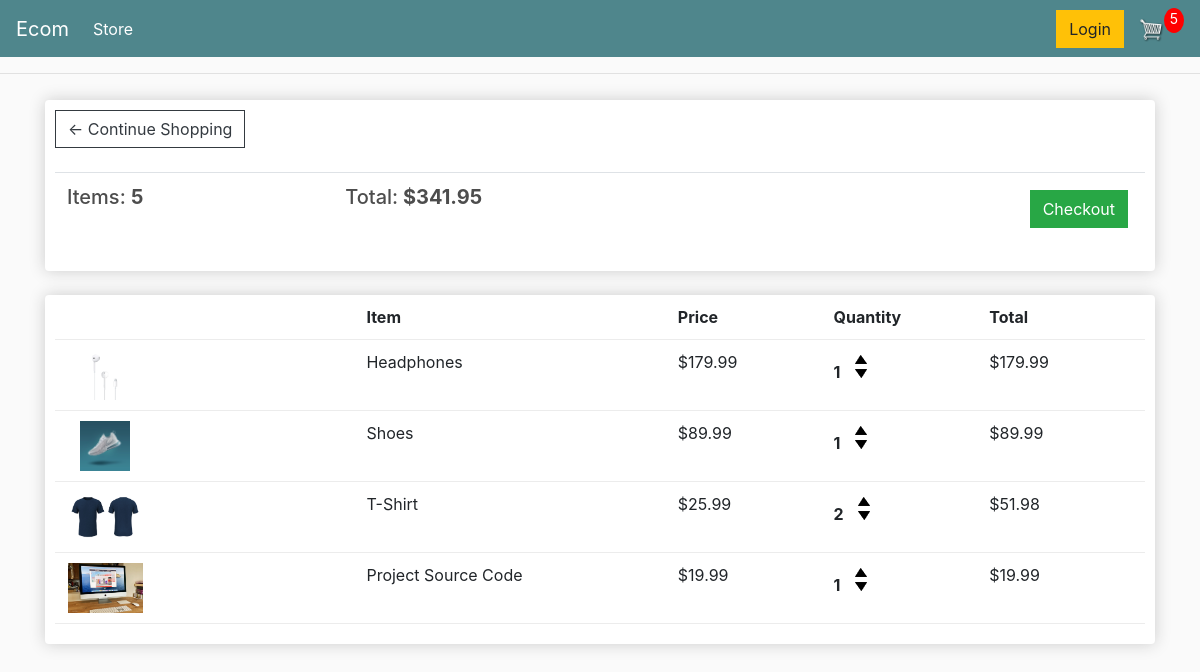
The app's page /cart/ (signed in), older data.
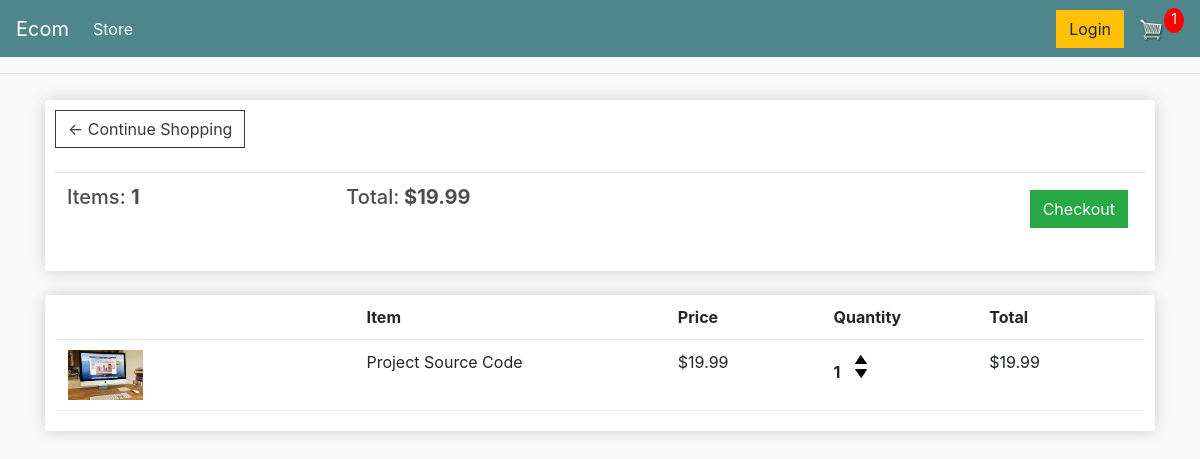
The same page, newer data.
### store/models.py (models this page shows, shortened)
class Order(models.Model):
    customer = models.ForeignKey(Customer,on_delete=models.SET_NULL,null=True,blank=True)
    date_ordered = models.DateTimeField(auto_now_add=True)
    complete = models.BooleanField(default=False,null=True,blank=False)
    transaction_id = models.CharField(max_length=100,null=True)
    @property
    def get_cart_total(self):
        orderitems = self.orderitem_set.all()
        total = sum([item.get_total for item in orderitems])
        return total
    @property
    def get_cart_items(self):
        orderitems = self.orderitem_set.all()
        total = sum([item.quantity for item in orderitems])
        return total

class OrderItem(models.Model):
    product = models.ForeignKey(Product,on_delete=models.SET_NULL,blank=True,null=True)
    order = models.ForeignKey(Order,on_delete=models.SET_NULL,blank=True,null=True)
    quantity = models.IntegerField(default=0,null=True,blank=True)
    date_added = models.DateTimeField(auto_now_add=True)
    @property
    def get_total(self):
        total = self.product.price * self.quantity
        return total

class Product(models.Model):
    name = models.CharField(max_length=200,null=True)
    price = models.FloatField()
    digital = models.BooleanField(default=False,null=True,blank=False)
    image = models.ImageField(upload_to='products',null=True,blank=True)

### store/views.py (the view)
# urls.py: path('cart/',views.cart,name='cart'),
def cart(request):
    if request.user.is_authenticated:
        customer = request.user.customer
        order,created = models.Order.objects.get_or_create(customer=customer,complete=False)
        items = order.orderitem_set.all() #needed in my project for getting transaction
        cartItems = order.get_cart_items
    else:
        order = {'get_cart_total':0,'get_cart_items':0,'shipping':False}
        items = []
        cartItems = order['get_cart_items']
    context = {'items':items,'order':order,'cartItems':cartItems}
    return render(request,'store/cart.html',context=context)

### store/templates/store/cart.html
{% extends 'store/main.html' %}
{% load static %}
{% block content %}
<div class="row">
	<div class="col-lg-12">
		<div class="box-element">
            <a  class="btn btn-outline-dark" href="{% url 'store' %}">&#x2190; Continue Shopping</a>
            <br>
            <br>
            <table class="table">
                <tr>
                    <th><h5>Items: <strong>{{order.get_cart_items}}</strong></h5></th>
                    <th><h5>Total:<strong> ${{order.get_cart_total|floatformat:2}}</strong></h5></th>
                    <th>
                        <a  style="float:right; margin:5px;" class="btn btn-success" href="{% url 'checkout' %}">Checkout</a>
                    </th>
                </tr>
            </table>
        </div>
		<br>
		<div class="box-element">
            <div class="cart-row">
                <div style="flex:2"></div>
                <div style="flex:2"><strong>Item</strong></div>
                <div style="flex:1"><strong>Price</strong></div>
                <div style="flex:1"><strong>Quantity</strong></div>
                <div style="flex:1"><strong>Total</strong></div>
            </div>
            {% for item in items %}
            <div class="cart-row">
                <div style="flex:2"><img class="row-image" src="/media/{{item.product.image}}"></div>
                <div style="flex:2"><p>{{item.product.name}}</p></div>
                <div style="flex:1"><p>${{item.product.price|floatformat:2}}</p></div>
                <div style="flex:1">
                    <p class="quantity">{{item.quantity}}</p>
                    <div class="quantity">
                        <img data-product={{item.product.id}} data-action="add" class="chg-quantity update-cart" src="{% static  'images/arrow-up.png' %}">
                        <img data-product={{item.product.id}} data-action="remove" class="chg-quantity update-cart" src="{% static  'images/arrow-down.png' %}">
                    </div>
                </div>
                <div style="flex:1"><p>${{item.get_total|floatformat:2}}</p></div>
            </div>
            {% endfor %}
	</div>
</div>
{% endblock %}

### store/templates/store/main.html (shortened to what this page needs)
<!DOCTYPE html>
{% load static %}
<html lang="en">
<head>
  <link rel="stylesheet" href="https://stackpath.bootstrapcdn.com/bootstrap/4.4.1/css/bootstrap.min.css"
>
  <link rel="stylesheet" href="{% static 'css/main.css' %}">
</head>
<body>
  <nav class="navbar navbar-expand-lg navbar-dark bg-dark">
    <a class="navbar-brand" href="{% url 'store' %}">Ecom</a>
    <div class="collapse navbar-collapse" id="navbarSupportedContent">
      <ul class="navbar-nav mr-auto">
        <li class="nav-item active">
          <a class="nav-link" href="{% url 'store' %}">Store <span class="sr-only">(current)</span></a>
        </li>
      </ul>
      <div class="form-inline my-2 my-lg-0">
        <a href="#" class="btn btn-warning">Login</a>
        <a href="{% url 'cart' %}">
          <img id="cart-icon" src="{% static 'images/cart.png' %}">
        </a>
        <p id="cart-total">{{cartItems}}</p>
      </div>
    </div>
  </nav>
  <hr>
  <div class="container">
    {% block content %}
    {% endblock %}
  </div>
</body>
</html>

### static/css/main.css (style rules this page uses)
body { background-color: hsl(0, 0%, 98%); }
h1,h2,h3,h4,h5,h6 { color:hsl(0, 0%, 30%); }
.box-element { box-shadow:hsl(0, 0%, 80%) 0 0 16px; background-color: #fff; border-radius: 4px; padding: 10px; }
.bg-dark { background-color: #4f868c!important; }
#cart-icon { width:25px; display: inline-block; margin-left: 15px; }
#cart-total { display: block; text-align: center; color:#fff; background-color: red; width: 20px; height: 25px; border-radius: 50%; font-size: 14px; }
.col-lg-4, .col-lg-6, .col-lg-8, .col-lg-12 { margin-top: 10px; }
.btn { border-radius: 0; }
.row-image { width: 100px; height: 50px; object-fit: contain; }
.cart-row { display: flex; align-items: flex-stretch; padding-bottom: 10px; margin-bottom: 10px; border-bottom: 1px solid #ececec; }
.quantity { display: inline-block; font-weight: 700; padding-right:10px; }
.chg-quantity { width: 12px; cursor: pointer; display: block; margin-top: 5px; transition:.1s; }

Row changes from the older to the newer data that the page shows:
removed OrderItem: product.image (picture), product.name "Headphones", product.price "179.99", quantity "1", get_total "179.99"
removed OrderItem: product.image (picture), product.name "Shoes", product.price "89.99", quantity "1", get_total "89.99"
removed OrderItem: product.image (picture), product.name "T-Shirt", product.price "25.99", quantity "2", get_total "51.98"
computed for Order: get_cart_items "5" → "1"; get_cart_total "341.95" → "19.99"
Text that changed along with them:
{{ cartItems }}: "5" → "1"
